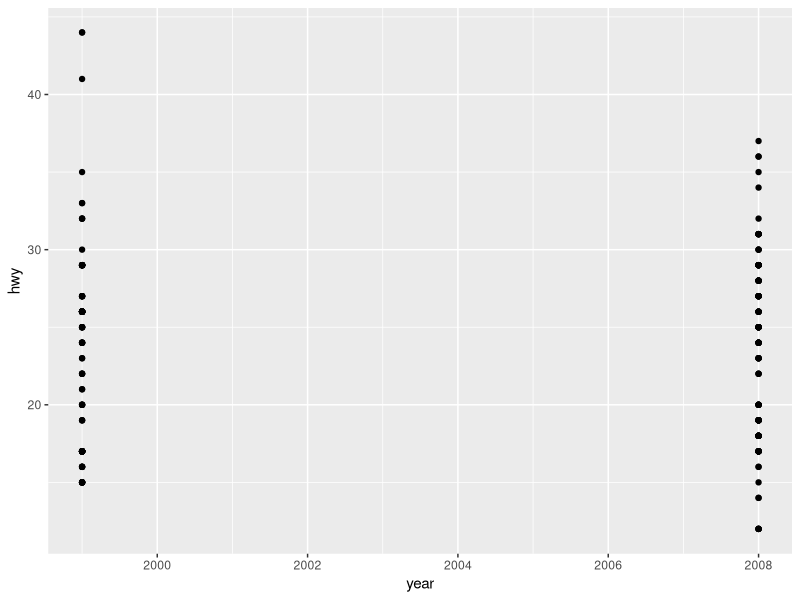

The R source for this figure:
## ---- chunk 1
knitr::opts_chunk$set(echo = FALSE)
library(tidyverse)
glimpse(mpg)
## ---- chunk 2
mpg %>%
  ggplot(aes(year, hwy)) +
  geom_point()
